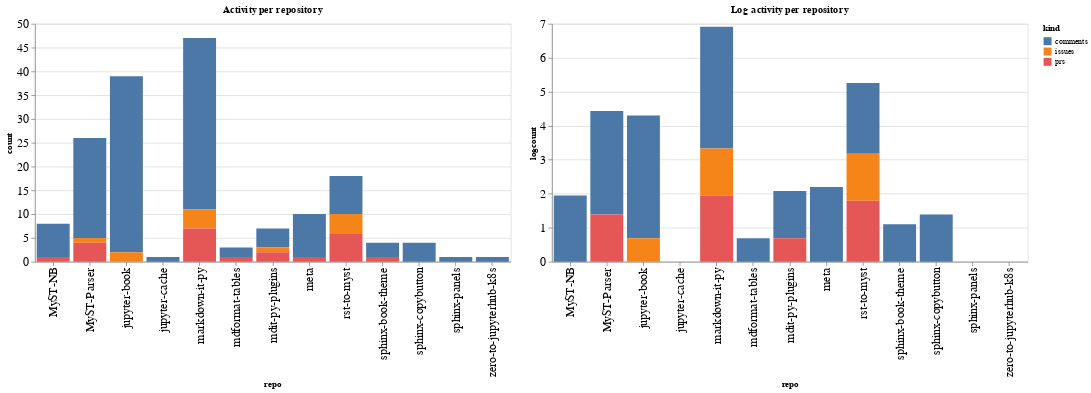

Notebook code cell kept with this figure:
### Code cell
ch1 = alt.Chart(repo_summaries, width=600, title="Activity per repository").mark_bar().encode(
    x='repo',
    y='count',
    color='kind',
    tooltip="kind"
)

ch2 = alt.Chart(repo_summaries, width=600, title="Log activity per repository").mark_bar().encode(
    x='repo',
    y='logcount',
    color='kind',
    tooltip="kind"
)

ch1 | ch2

### Figure 1 — Vega-Lite specification as saved in the notebook (floating-point values rounded to 4 significant figures)
{"config": {"axisLeft": {"labelFontSize": 15}, "axisBottom": {"labelFontSize": 15}}, "hconcat": [{"mark": "bar", "encoding": {"color": {"type": "nominal", "field": "kind"}, "tooltip": {"type": "nominal", "field": "kind"}, "x": {"type": "nominal", "field": "repo"}, "y": {"type": "quantitative", "field": "count"}}, "title": "Activity per repository", "width": 600}, {"mark": "bar", "encoding": {"color": {"type": "nominal", "field": "kind"}, "tooltip": {"type": "nominal", "field": "kind"}, "x": {"type": "nominal", "field": "repo"}, "y": {"type": "quantitative", "field": "logcount"}}, "title": "Log activity per repository", "width": 600}], "data": {"name": "data-962a7be4b7907f9c19063b6002c55308"}, "$schema": "https://vega.github.io/schema/vega-lite/v4.8.1.json", "datasets": {"data-962a7be4b7907f9c19063b6002c55308": [{"repo": "MyST-NB", "kind": "comments", "count": 7, "logcount": 1.946}, {"repo": "MyST-NB", "kind": "prs", "count": 1, "logcount": 0.0}, {"repo": "MyST-Parser", "kind": "comments", "count": 21, "logcount": 3.045}, {"repo": "MyST-Parser", "kind": "issues", "count": 1, "logcount": 0.0}, {"repo": "MyST-Parser", "kind": "prs", "count": 4, "logcount": 1.386}, {"repo": "jupyter-book", "kind": "comments", "count": 37, "logcount": 3.611}, {"repo": "jupyter-book", "kind": "issues", "count": 2, "logcount": 0.6931}, {"repo": "jupyter-cache", "kind": "comments", "count": 1, "logcount": 0.0}, {"repo": "markdown-it-py", "kind": "comments", "count": 36, "logcount": 3.584}, {"repo": "markdown-it-py", "kind": "issues", "count": 4, "logcount": 1.386}, {"repo": "markdown-it-py", "kind": "prs", "count": 7, "logcount": 1.946}, {"repo": "mdformat-tables", "kind": "comments", "count": 2, "logcount": 0.6931}, {"repo": "mdformat-tables", "kind": "prs", "count": 1, "logcount": 0.0}, {"repo": "mdit-py-plugins", "kind": "comments", "count": 4, "logcount": 1.386}, {"repo": "mdit-py-plugins", "kind": "issues", "count": 1, "logcount": 0.0}, {"repo": "mdit-py-plugins", "kind": "prs", "count": 2, "logcount": 0.6931}, {"repo": "meta", "kind": "comments", "count": 9, "logcount": 2.197}, {"repo": "meta", "kind": "prs", "count": 1, "logcount": 0.0}, {"repo": "rst-to-myst", "kind": "comments", "count": 8, "logcount": 2.079}, {"repo": "rst-to-myst", "kind": "issues", "count": 4, "logcount": 1.386}, {"repo": "rst-to-myst", "kind": "prs", "count": 6, "logcount": 1.792}, {"repo": "sphinx-book-theme", "kind": "comments", "count": 3, "logcount": 1.099}, {"repo": "sphinx-book-theme", "kind": "prs", "count": 1, "logcount": 0.0}, {"repo": "sphinx-copybutton", "kind": "comments", "count": 4, "logcount": 1.386}, {"repo": "sphinx-panels", "kind": "comments", "count": 1, "logcount": 0.0}, {"repo": "zero-to-jupyterhub-k8s", "kind": "comments", "count": 1, "logcount": 0.0}]}}
